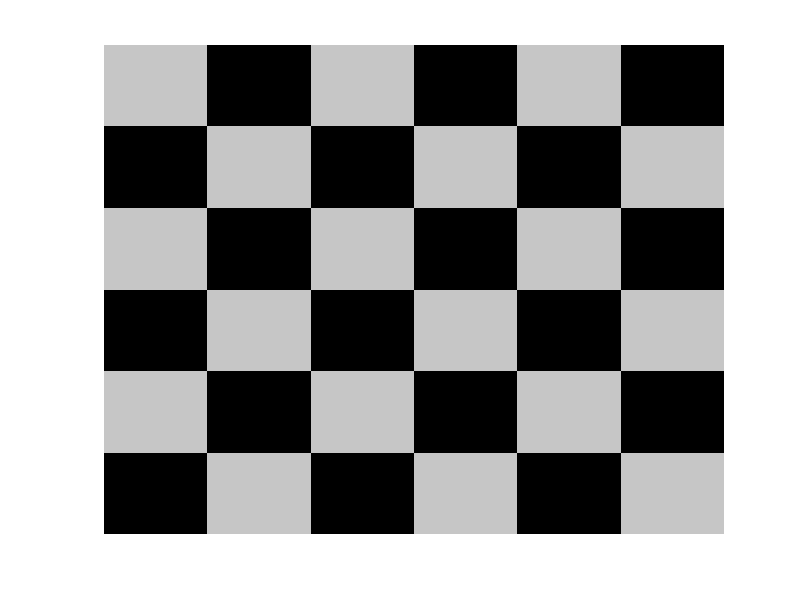

Write MATLAB code to recreate this figure.
clear all;close all;clc;
a=[50 0;0 50];
b=repmat(a,[3 3]);
e=figure(1)
set(e,'color','m')
image(b)
colormap gray
axis off